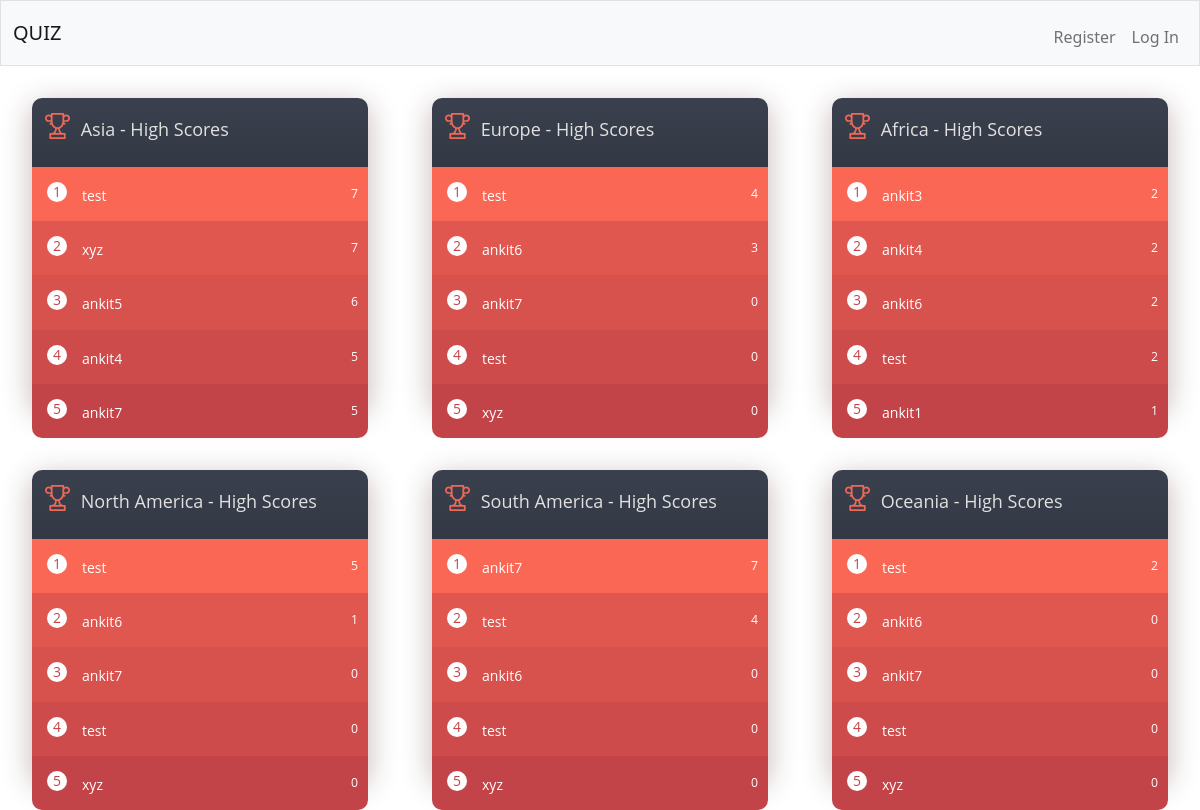
The app's page /leaderboard with its own data.
### tables this page shows
CREATE TABLE asia (
        user_id INTEGER NOT NULL ,
        current_qn INTEGER DEFAULT "0" NOT NULL,
        score INTEGER DEFAULT "0" NOT NULL
    );

CREATE TABLE users (
        user_id INTEGER PRIMARY KEY AUTOINCREMENT,
        username TEXT NOT NULL,
        password TEXT NOT NULL
    );

CREATE TABLE europe (
        user_id INTEGER NOT NULL ,
        current_qn INTEGER DEFAULT "0" NOT NULL,
        score INTEGER DEFAULT "0" NOT NULL
    );

CREATE TABLE africa (
        user_id INTEGER NOT NULL ,
        current_qn INTEGER DEFAULT "0" NOT NULL,
        score INTEGER DEFAULT "0" NOT NULL
    );

CREATE TABLE n_america (
        user_id INTEGER NOT NULL ,
        current_qn INTEGER DEFAULT "0" NOT NULL,
        score INTEGER DEFAULT "0" NOT NULL
    );

CREATE TABLE s_america (
        user_id INTEGER NOT NULL ,
        current_qn INTEGER DEFAULT "0" NOT NULL,
        score INTEGER DEFAULT "0" NOT NULL
    );

CREATE TABLE oceania (
        user_id INTEGER NOT NULL ,
        current_qn INTEGER DEFAULT "0" NOT NULL,
        score INTEGER DEFAULT "0" NOT NULL
    );

### app.py (the view)
@app.route("/leaderboard")
def leaderboard():
    asia = db.execute ("SELECT users.username, asia.score FROM users INNER JOIN asia ON users.user_id = asia.user_id  ORDER BY asia.score DESC LIMIT 5")
    africa = db.execute ("SELECT users.username, africa.score FROM users INNER JOIN africa ON users.user_id = africa.user_id  ORDER BY africa.score DESC LIMIT 5")
    europe =db.execute ("SELECT users.username, europe.score FROM users INNER JOIN europe ON users.user_id = europe.user_id  ORDER BY europe.score DESC LIMIT 5")
    n_america = db.execute ("SELECT users.username, n_america.score FROM users INNER JOIN n_america ON users.user_id = n_america.user_id  ORDER BY n_america.score DESC LIMIT 5")
    s_america = db.execute ("SELECT users.username, s_america.score FROM users INNER JOIN s_america ON users.user_id = s_america.user_id  ORDER BY s_america.score DESC LIMIT 5")
    oceania = db.execute ("SELECT users.username, oceania.score FROM users INNER JOIN oceania ON users.user_id = oceania.user_id  ORDER BY oceania.score DESC LIMIT 5")
    return render_template("top.html",asia=asia,africa=africa,europe=europe,n_america=n_america,s_america=s_america,oceania=oceania)

### templates/top.html (shortened to what this page needs)
{% extends "layout.html" %}
{% block main %}
<div class="roww">
  <div class="leaderboard columnn">
    <h1>
      <svg class="ico-cup">
        <use xlink:href="#cup"></use>
      </svg>
      Asia - High Scores
    </h1>
    <ol>
    {% for a in asia %}
      <li>
        <mark>{{a["username"]}}</mark>
        <small>{{a["score"]}}</small>
      </li>
    {% endfor %}
    </ol>
  </div>
  <div class="leaderboard columnn">
    <h1>
      <svg class="ico-cup">
        <use xlink:href="#cup"></use>
      </svg>
      Europe - High Scores
    </h1>
    <ol>
    {% for a in europe %}
      <li>
        <mark>{{a["username"]}}</mark>
        <small>{{a["score"]}}</small>
      </li>
    {% endfor %}
    </ol>
  </div>
  <div class="leaderboard columnn">
    <h1>
      <svg class="ico-cup">
        <use xlink:href="#cup"></use>
      </svg>
      Africa - High Scores
    </h1>
    <ol>
    {% for a in africa %}
      <li>
        <mark>{{a["username"]}}</mark>
        <small>{{a["score"]}}</small>
      </li>
    {% endfor %}
    </ol>
  </div>
</div>
<div class="roww">
  <div class="leaderboard columnn">
    <h1>
      <svg class="ico-cup">
        <use xlink:href="#cup"></use>
      </svg>
      North America - High Scores
    </h1>
    <ol>
    {% for a in n_america %}
      <li>
        <mark>{{a["username"]}}</mark>
        <small>{{a["score"]}}</small>
      </li>
    {% endfor %}
    </ol>
  </div>
  <div class="leaderboard columnn">
    <h1>
      <svg class="ico-cup">
        <use xlink:href="#cup"></use>
      </svg>
      South America - High Scores
    </h1>
    <ol>
    {% for a in s_america %}
      <li>
        <mark>{{a["username"]}}</mark>
        <small>{{a["score"]}}</small>
      </li>
    {% endfor %}
    </ol>
  </div>
  <div class="leaderboard columnn">
    <h1>
      <svg class="ico-cup">
        <use xlink:href="#cup"></use>
      </svg>
      Oceania - High Scores
    </h1>
    <ol>
    {% for a in oceania %}
      <li>
        <mark>{{a["username"]}}</mark>
        <small>{{a["score"]}}</small>
      </li>
    {% endfor %}
    </ol>
  </div>
</div>
  {% endblock %}

### templates/layout.html (shortened to what this page needs)
<!DOCTYPE html>
<html lang="en">
    <head>
        <link href="https://cdn.jsdelivr.net/npm/bootstrap@5.2.3/dist/css/bootstrap.min.css" rel="stylesheet">
        <link href="/static/maps_style.css" rel="stylesheet">
    </head>
    <body>
        <nav class="bg-light border navbar navbar-expand-md navbar-light">
            <div class="container-fluid">
                <a class="navbar-brand" href="/">QUIZ</a>
                <div class="collapse navbar-collapse" id="navbar">
                    {% if session["user_id"] %}
                        <ul class="navbar-nav me-auto mt-2">
                            <li class="nav-item"><a class="nav-link" href="/map">Map</a></li>
                            <li class="nav-item"><a class="nav-link" href="/scores">Scores</a></li>
                            <li class="nav-item"><a class="nav-link" href="/how">How</a></li>
                            <li class="nav-item"><a class="nav-link" href="/leaderboard">Leaderboard</a></li>
                        </ul>
                        <ul class="navbar-nav ms-auto mt-2">
                            <li class="nav-item"><a class="nav-link" href="/logout">Log Out</a></li>
                        </ul>
                    {% else %}
                        <ul class="navbar-nav ms-auto mt-2">
                            <li class="nav-item"><a class="nav-link" href="/register">Register</a></li>
                            <li class="nav-item"><a class="nav-link" href="/login">Log In</a></li>
                        </ul>
                    {% endif %}
                </div>
            </div>
        </nav>
        <main>
            {% block main %}{% endblock %}
        </main>
    </body>
</html>

### static/maps_style.css (style rules this page uses)
* { margin: 0; padding: 0; }
.roww { display: flex; flex-direction: row; flex-wrap: wrap; justify-content: center; }
@media screen and (min-width: 800px) { .columnn { flex: 1; } }
*, *::before, *::after { box-sizing: border-box; }
ol li::marker { content: none; }
.leaderboard ol { padding-left: 0em; }
.leaderboard { font-family: 'Open Sans', sans-serif; width: 285px; height: 308px; background: linear-gradient(to bottom, #3a404d, #181c26); border-radius: 10px; box-shadow: 0 7px 30px rgba(62, 9, 11, .3); margin: 2rem; }
.leaderboard h1 { font-size: 18px; color: #e1e1e1; padding: 12px 13px 18px; }
.leaderboard h1 svg { width: 25px; height: 26px; position: relative; top: 3px; margin-right: 6px; vertical-align: baseline; }
.leaderboard ol { counter-reset: leaderboard; }
.leaderboard ol li { position: relative; z-index: 1; font-size: 14px; counter-increment: leaderboard; padding: 18px 10px 18px 50px; cursor: pointer; backface-visibility: hidden; transform: translateZ(0) scale(1, 1); }
.leaderboard ol li::before { content: counter(leaderboard); position: absolute; z-index: 2; top: 15px; left: 15px; width: 20px; height: 20px; line-height: 20px; color: #c24448; background: #fff; border-radius: 20px; text-align: center; }
.leaderboard ol li mark { position: absolute; z-index: 2; top: 0; left: 0; width: 100%; height: 100%; padding: 18px 10px 18px 50px; margin: 0; background: none; color: #fff; }
.leaderboard ol li mark::before, .leaderboard ol li mark::after { content: ''; position: absolute; z-index: 1; bottom: -11px; left: -9px; border-top: 10px solid #c24448; border-left: 10px solid transparent; transition: all 0.1s ease-in-out; opacity: 0; }
.leaderboard ol li mark::after { left: auto; right: -9px; border-left: none; border-right: 10px solid transparent; }
.leaderboard ol li small { position: relative; z-index: 2; display: block; text-align: right; color: #fff; }
.leaderboard ol li::after { content: ''; position: absolute; z-index: 1; top: 0; left: 0; width: 100%; height: 100%; background: #fa6855; box-shadow: 0 3px 0 rgba(0, 0, 0, .08); transition: all 0.3s ease-in-out; opacity: 0; }
.leaderboard ol li:nth-child(1) { background: #fa6855; }
.leaderboard ol li:nth-child(1)::after { background: #fa6855; }
.leaderboard ol li:nth-child(2) { background: #e0574f; }
.leaderboard ol li:nth-child(2)::after { background: #e0574f; box-shadow: 0 2px 0 rgba(0, 0, 0, .08); }
.leaderboard ol li:nth-child(2) mark::before, .leaderboard ol li:nth-child(2) mark::after { border-top: 6px solid #ba4741; bottom: -7px; }
.leaderboard ol li:nth-child(3) { background: #d7514d; }
.leaderboard ol li:nth-child(3)::after { background: #d7514d; box-shadow: 0 1px 0 rgba(0, 0, 0, .11); }
.leaderboard ol li:nth-child(3) mark::before, .leaderboard ol li:nth-child(3) mark::after { border-top: 2px solid #b0433f; bottom: -3px; }
.leaderboard ol li:nth-child(4) { background: #cd4b4b; }
.leaderboard ol li:nth-child(4)::after { background: #cd4b4b; box-shadow: 0 -1px 0 rgba(0, 0, 0, .15); }
.leaderboard ol li:nth-child(4) mark::before, .leaderboard ol li:nth-child(4) mark::after { top: -7px; bottom: auto; border-top: none; border-bottom: 6px solid #a63d3d; }
.leaderboard ol li:nth-child(5) { background: #c24448; border-radius: 0 0 10px 10px; }
.leaderboard ol li:nth-child(5)::after { background: #c24448; box-shadow: 0 -2.5px 0 rgba(0, 0, 0, .12); border-radius: 0 0 10px 10px; }
.leaderboard ol li:nth-child(5) mark::before, .leaderboard ol li:nth-child(5) mark::after { top: -9px; bottom: auto; border-top: none; border-bottom: 8px solid #993639; }

### records on screen
asia: username "test", score "7"
asia: username "xyz", score "7"
asia: username "ankit5", score "6"
asia: username "ankit4", score "5"
asia: username "ankit7", score "5"
europe: username "test", score "4"
europe: username "ankit6", score "3"
europe: username "ankit7", score "0"
europe: username "test", score "0"
europe: username "xyz", score "0"
africa: username "ankit3", score "2"
africa: username "ankit4", score "2"
africa: username "ankit6", score "2"
africa: username "test", score "2"
africa: username "ankit1", score "1"
n_america: username "test", score "5"
n_america: username "ankit6", score "1"
n_america: username "ankit7", score "0"
n_america: username "test", score "0"
n_america: username "xyz", score "0"
s_america: username "ankit7", score "7"
s_america: username "test", score "4"
s_america: username "ankit6", score "0"
s_america: username "test", score "0"
s_america: username "xyz", score "0"
oceania: username "test", score "2"
oceania: username "ankit6", score "0"
oceania: username "ankit7", score "0"
oceania: username "test", score "0"
oceania: username "xyz", score "0"
